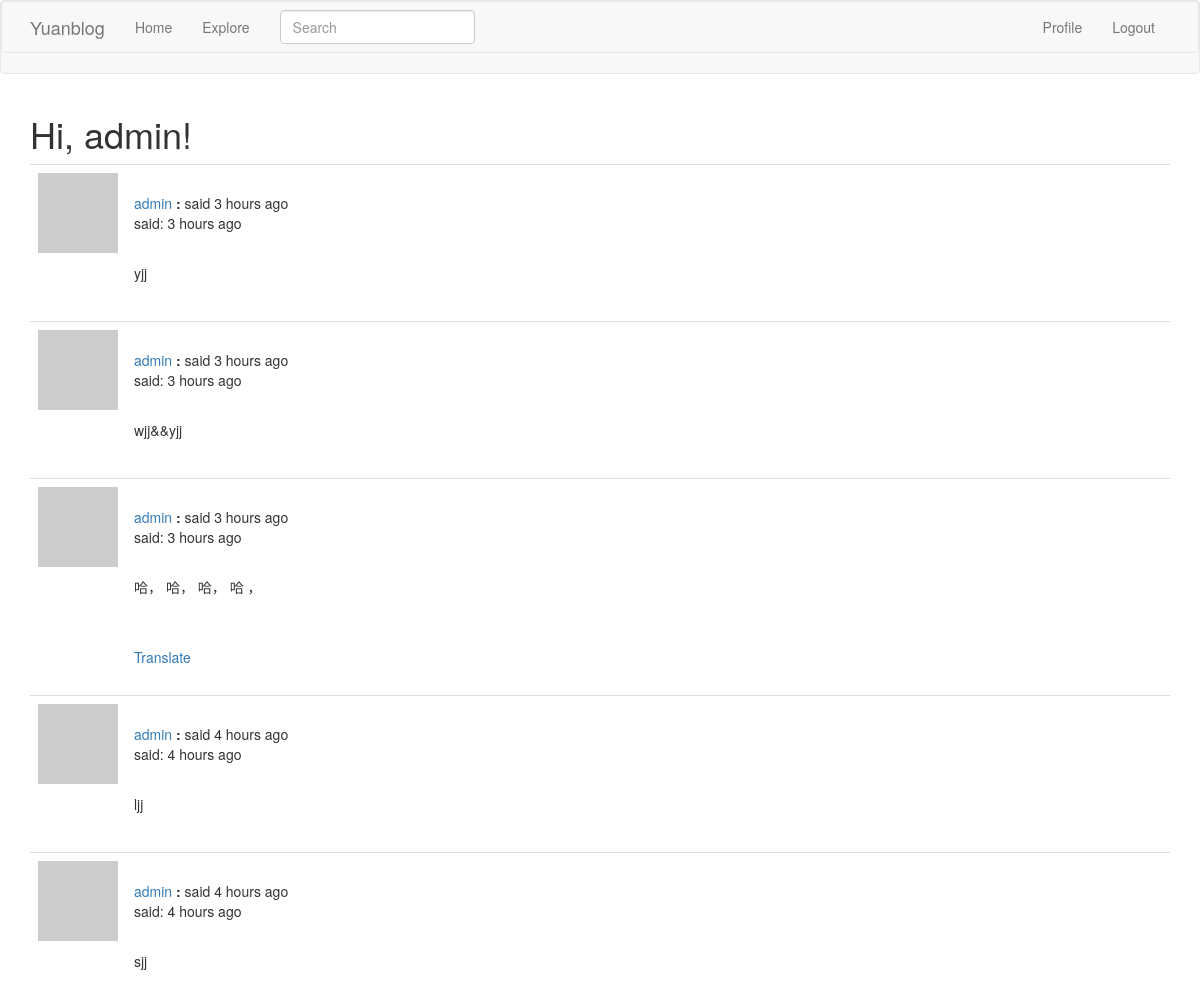
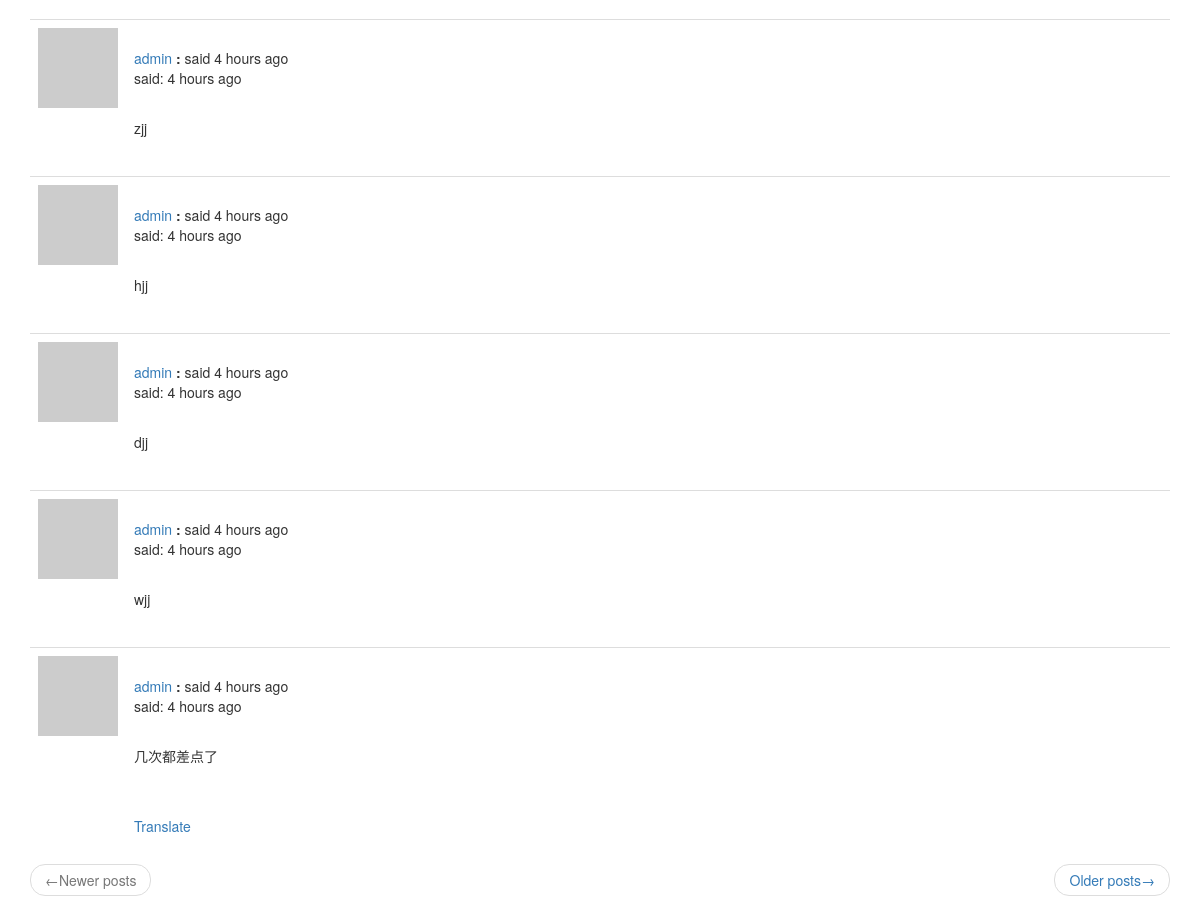
The page /explore (signed in) on the database as committed earlier (2 pictures, top to bottom).
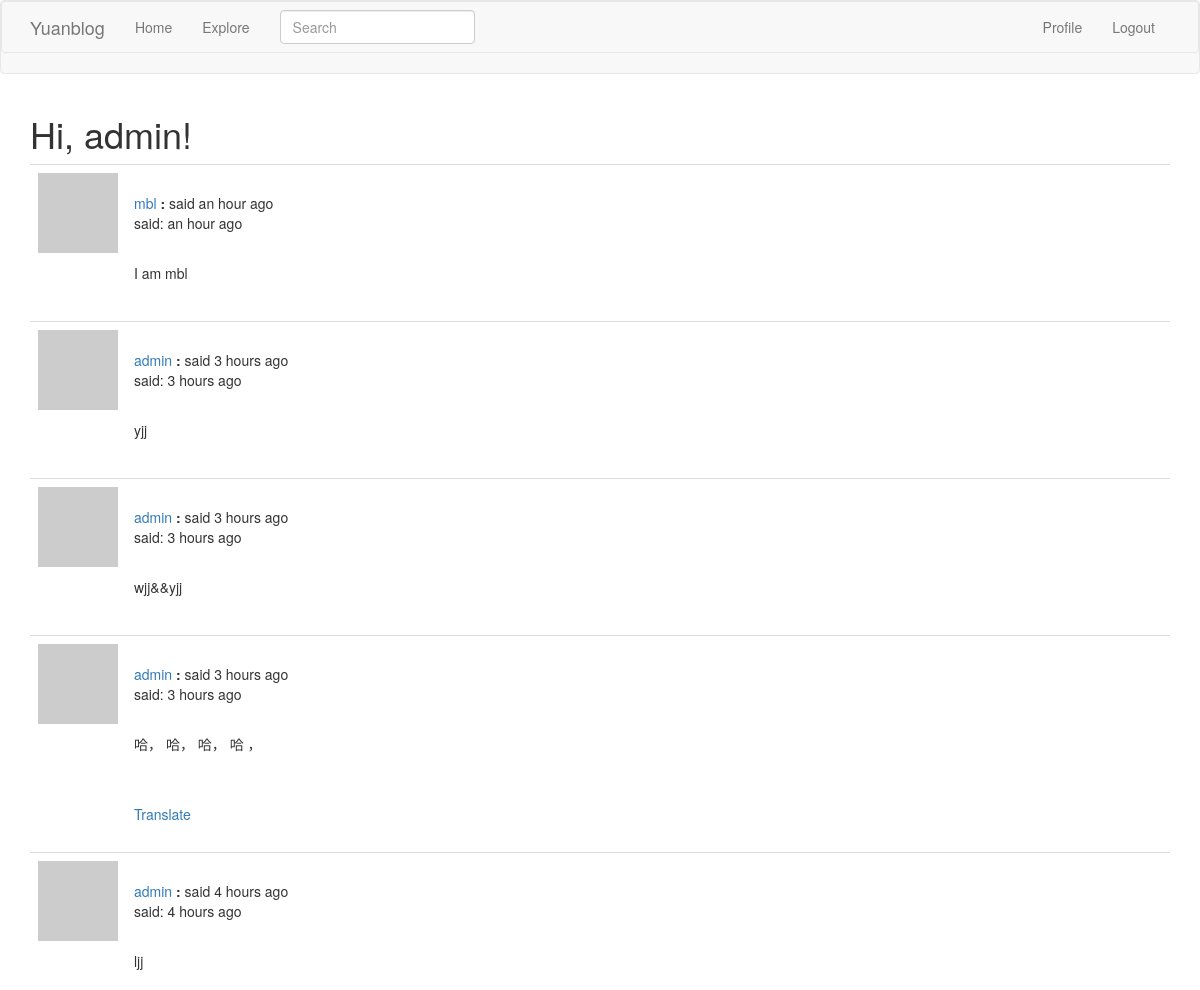
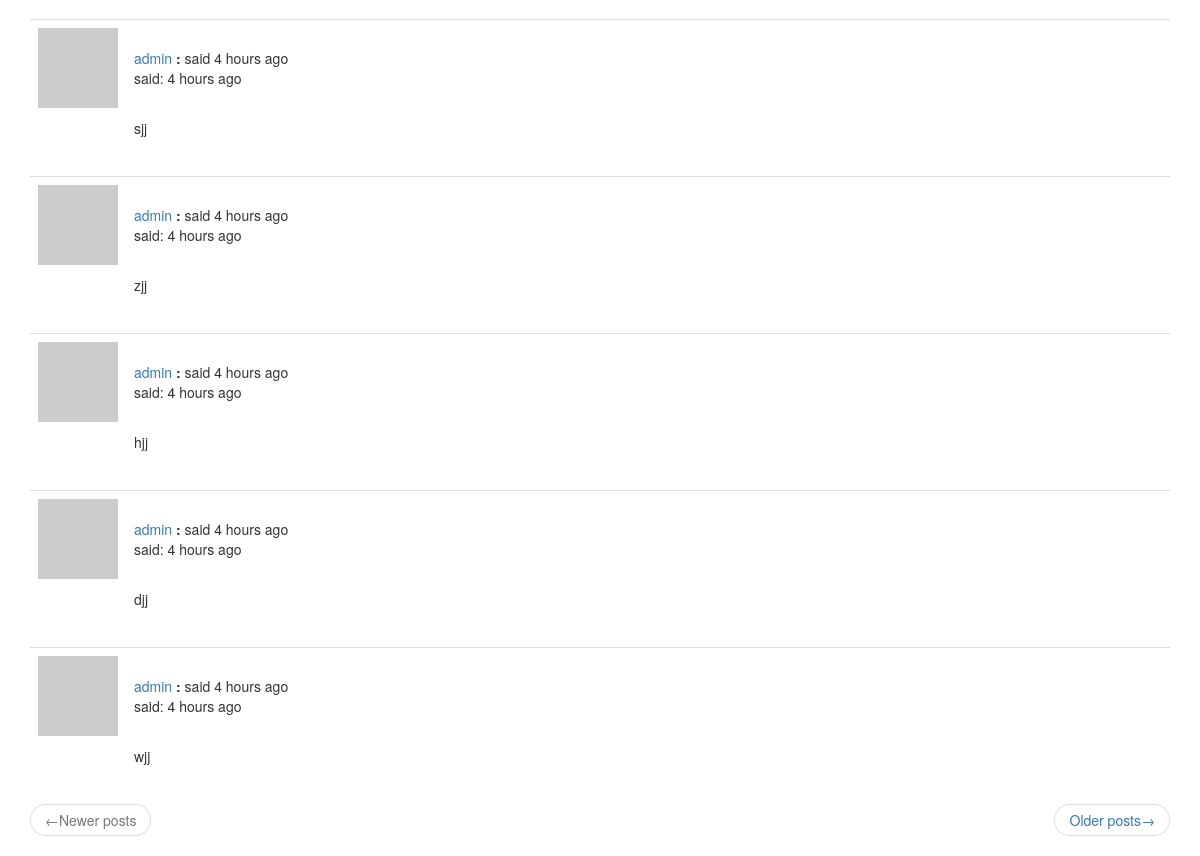
The same page on the database as committed later (2 pictures, top to bottom).
### app/models.py (models this page shows, shortened)
class PaginatedAPIMixin(object):
    @staticmethod
    def to_collection_dict(query, page, per_page, endpoint, **kwargs):
        resources = query.paginate(page, per_page, False)
        data = {
            'items': [item.to_dict() for item in resources.items],
            '_meta': {
                'page': page,
                'per_page': per_page,
                'total_pages': resources.pages,
                'total_items': resources.total
            },
            '_links': {
                'self': url_for(endpoint, page=page, per_page=per_page),
                'next': url_for(endpoint, page=page+1, per_page=per_page, **kwargs) if resources.has_next else None,
                'prev': url_for(endpoint, page=page - 1, per_page=per_page, **kwargs) if resources.has_prev else None
            }
        }
        return data

class User(PaginatedAPIMixin, UserMixin, db.Model):
    id = db.Column(db.Integer, primary_key=True)
    username = db.Column(db.String(64), index=True, unique=True)
    email = db.Column(db.String(128), index=True, unique=True)
    password_hash = db.Column(db.String(128))
    posts = db.relationship('Post', backref='author', lazy='dynamic')
    about_me = db.Column(db.String(140))
    last_date = db.Column(db.DateTime, default=datetime.utcnow)
    followed = db.relationship(
        'User', secondary=followers,
        primaryjoin=(followers.c.follower_id == id),
        secondaryjoin=(followers.c.followed_id == id),
        backref=db.backref('followers', lazy='dynamic'), lazy='dynamic')
    def avatar(self, size):
        digest = hashlib.md5(self.email.lower().encode('utf-8')).hexdigest()
        return 'https://www.gravatar.com/avatar/{}?d=identicon&s={}'.format(digest, size)
    @login.user_loader
    def load_user(id):
        return User.query.get(int(id))

class SearchableMixin(object):
    @classmethod
    def before_commit(cls, session):
        session._changes = {
            'add': list(session.new),
            'update': list(session.dirty),
            'delete': list(session.deleted)
        }
    @classmethod
    def after_commit(cls, session):
        for obj in session._changes['add']:
            if isinstance(obj, SearchableMixin):
                add_to_index(obj.__tablename__, obj)
        for obj in session._changes['update']:
            if isinstance(obj, SearchableMixin):
                add_to_index(obj.__tablename__, obj)
        for obj in session._changes['delete']:
            if isinstance(obj, SearchableMixin):
                remove_from_index(obj.__tablename__, obj)
        session._changes = None

class Post(SearchableMixin, db.Model):
    __searchable__ = ['body']
    id = db.Column(db.Integer, primary_key=True)
    body = db.Column(db.String(140))
    timestamp = db.Column(db.DateTime, index=True, default=datetime.utcnow)
    user_id = db.Column(db.Integer, db.ForeignKey('user.id'))
    language = db.Column(db.String(5))

### app/main/routes.py (the view)
@bp.route('/explore')
@login_required
def explore():
    page = request.args.get('page', 1, type=int)
    posts = Post.query.order_by(Post.timestamp.desc()).paginate(
        page, current_app.config['POSTS_PER_PAGE'], False)
    next_url = url_for('main.explore', page=posts.next_num) \
        if posts.has_next else None
    prev_url = url_for('main.explore', page=posts.prev_num) \
        if posts.has_prev else None
    return render_template('index.html', title='Explore', posts=posts.items,
                           next_url=next_url, prev_url=prev_url)

### app/main/forms.py
class SearchForm(FlaskForm):
    q = StringField(_l('Search'), validators=[DataRequired()])
    def __init__(self, *args, **kwargs):
        if 'formdata' not in kwargs:
            kwargs['formdata'] = request.args
        if 'csrf_enabled' not in kwargs:
            kwargs['csrf_enabled'] = False
        super(SearchForm, self).__init__(*args, **kwargs)

### app/main/routes.py (called while the page is built)
@bp.before_app_request
def before_request():
    if current_user.is_authenticated:
        current_user.last_date = datetime.utcnow()
        db.session.commit()
        g.search_form = SearchForm()
    g.locale = str(get_locale())

### app/templates/index.html (shortened to what this page needs)
{% extends "base.html" %}
{% import 'bootstrap/wtf.html' as wtf %}
{% block app_content %}
    <h1>{{ _('Hi, %(username)s!', username=current_user.username) }}</h1>
    {% for post in posts %}
        {% include '_post.html' %}
    {% endfor %}
    <nav aria-label="...">
        <ul class="pager">
            <li class="previous{% if not prev_url %} disabled{% endif %}">
                <a href="{{ prev_url or '#'}}">
                    <span aria-hidden="true">&larr;</span>{{ _('Newer posts') }}
                </a>
            </li>
            <li class="next{% if not next_url %} disabled{% endif %}">
                <a href="{{ next_url or '#' }}">
                    {{ _('Older posts') }}<span aria-hidden="true">&rarr;</span>
                </a>
            </li>
        </ul>
    </nav>
{% endblock %}

### app/templates/base.html (shortened to what this page needs)
{% extends 'bootstrap/base.html' %}
{% block navbar %}
<nav class="navbar navbar-default">
 <nav class="navbar navbar-default">
        <div class="container">
            <div class="navbar-header">
                <a class="navbar-brand" href="{{ url_for('main.index') }}">Yuanblog</a>
            </div>
            <div class="collapse navbar-collapse" id="bs-example-navbar-collapse-1">
                <ul class="nav navbar-nav">
                    <li><a href="{{ url_for('main.index') }}">{{ _('Home') }}</a></li>
                    <li><a href="{{ url_for('main.explore') }}">{{ _('Explore') }}</a></li>
                </ul>
            {% if g.search_form %}
            <form class="navbar-form navbar-left" method="get" action="{{ url_for('main.search') }}">
                <div class="form-group">
                    {{ g.search_form.q(size=20, class='form-control', placeholder=g.search_form.q.label.text) }}
                </div>
            </form>
            {% endif %}
            <ul class="nav navbar-nav navbar-right">
                    {% if current_user.is_anonymous %}
                        <li><a href="{{ url_for('auth.login') }}">{{ _('Login') }}</a></li>
                    {% else %}
                        <li><a href="{{ url_for('main.user', username=current_user.username) }}">{{ _('Profile') }}</a></li>
                        <li><a href="{{ url_for('auth.logout') }}">{{ _('Logout') }}</a></li>
                    {% endif %}
                </ul>
            </div>
        </div>
    </nav>
</nav>
{% endblock %}
{%  block content %}
    <div class="container">
    {% block app_content %}
    {% endblock %}
    </div>
{% endblock %}

### app/templates/_post.html (shortened to what this page needs)
<table class="table table-hover">
    <tr>
        <td width="70px">
            <a href="{{ url_for('main.user', username=post.author.username) }}">
                <img src="{{ post.author.avatar(70) }}">
            </a>
        </td>
        <td style="word-wrap: break-word">
            <br>
            {{ _('%(username)s said %(when)s', username=user_link, when=moment(post.timestamp).fromNow()) }}
            <p>{{ _('said:') }} {{ moment(post.timestamp).fromNow() }}</p>
            <br>
            <p>{{ post.body }}</p>
            {% if post.language and post.language !=g.locale %}
            <br><br>
                <span id="translation{{ post.id }}">
                    <a href="javascript:translate('#post{{ post.id }}', '#translation{{ post.id }}', '{{ post.language }}', '{{ g.locale }}');">{{ _('Translate') }}</a>
                </span>
            {% endif %}
        </td>
    </tr>
</table>

Rows that differ between the two databases and show on the page:
no longer on this page (row unchanged): Post: timestamp "4 hours ago", body "几次都差点了"
added Post: timestamp "an hour ago", body "I am mbl"
